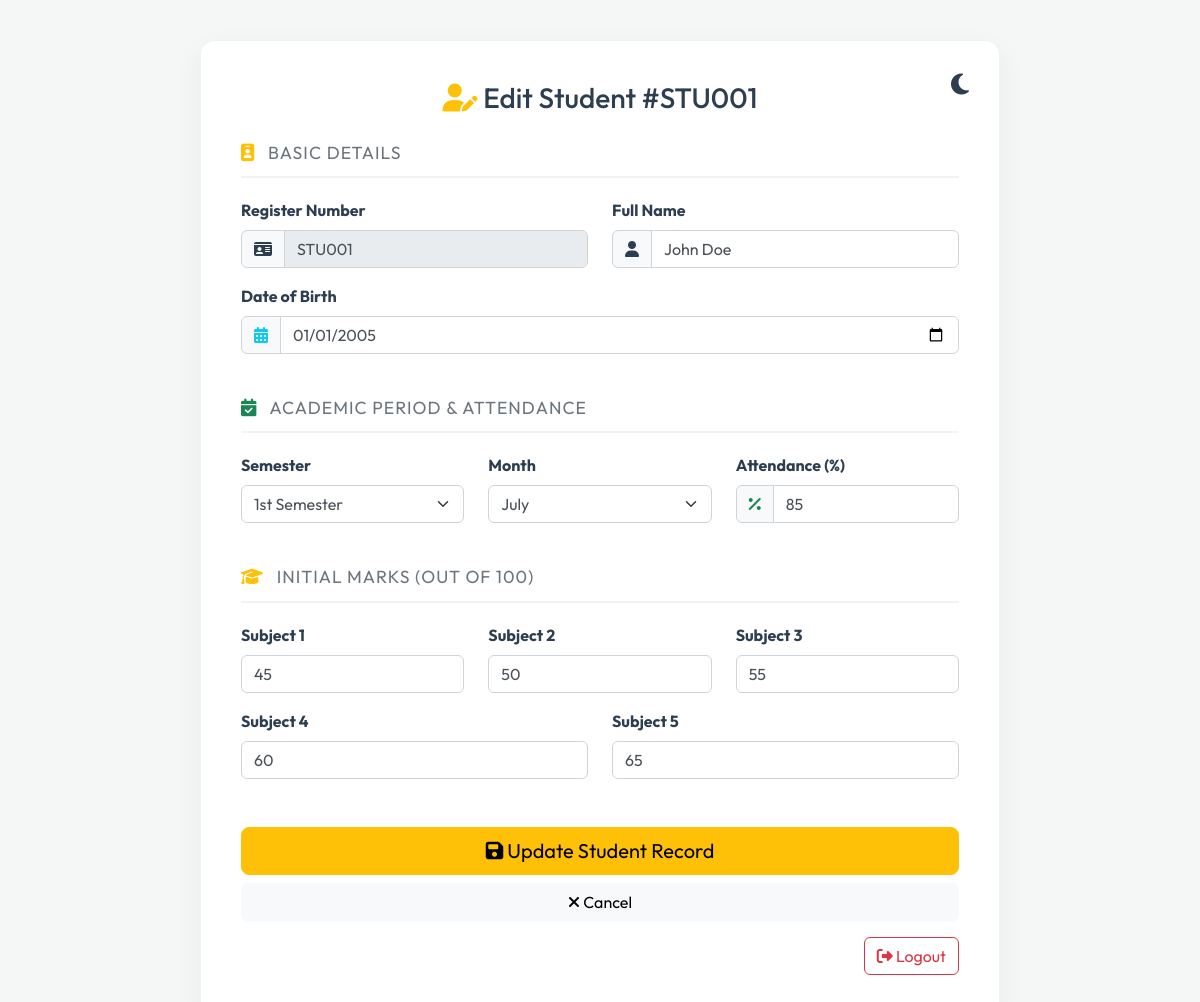
The page /edit/STU001 (signed in) on the database its author committed.
### tables this page shows
CREATE TABLE students
                 (id TEXT PRIMARY KEY,
                  name TEXT,
                  semester TEXT,
                  month TEXT,
                  attendance_percent INTEGER,
                  sub1 INTEGER,
                  sub2 INTEGER,
                  sub3 INTEGER,
                  sub4 INTEGER,
                  sub5 INTEGER,
                  total INTEGER,
                  result TEXT,
                  dob TEXT);

### app.py (the view, shortened to what this page needs)
@app.route('/edit/<id>', methods=['GET','POST'])
def edit(id):
    if 'admin' not in session:
        return redirect('/login')
    conn = sqlite3.connect(DATABASE_PATH)
    student = conn.execute("SELECT * FROM students WHERE id=?", (id,)).fetchone()
    conn.close()
    return render_template("edit.html", student=student)

### templates/edit.html (shortened to what this page needs)
<!DOCTYPE html>
<html lang="en" data-theme="light">
<head>
    <link href="https://cdn.jsdelivr.net/npm/bootstrap@5.3.0/dist/css/bootstrap.min.css" rel="stylesheet">
    <link href="https://cdnjs.cloudflare.com/ajax/libs/font-awesome/6.4.0/css/all.min.css" rel="stylesheet">
    <link href="/static/css/theme.css" rel="stylesheet">
</head>
<body>
    <div class="container d-flex justify-content-center">
        <div class="form-card glass-container">
            <button id="theme-toggle" class="theme-toggle-btn position-absolute top-0 end-0 m-4">
                <i id="theme-icon" class="fas fa-moon"></i>
            </button>
            <h3 class="text-center mb-4"><i class="fas fa-user-edit text-warning"></i> Edit Student #{{student[0]}}</h3>
            <form method="POST">
                <div class="section-title"><i class="fas fa-id-badge text-warning me-2"></i> Basic Details</div>
                <div class="row">
                    <div class="col-md-6 mb-3">
                        <label class="form-label fw-bold">Register Number</label>
                        <div class="input-group">
                            <span class="input-group-text"><i class="fas fa-id-card bg-light"></i></span>
                            <input type="text" class="form-control" value="{{student[0]}}" disabled>
                        </div>
                    </div>
                    <div class="col-md-6 mb-3">
                        <label class="form-label fw-bold">Full Name</label>
                        <div class="input-group">
                            <span class="input-group-text"><i class="fas fa-user"></i></span>
                            <input type="text" name="name" class="form-control" value="{{student[1]}}" required>
                        </div>
                    </div>
                </div>
                <div class="row">
                    <div class="col-md-12 mb-3">
                        <label class="form-label fw-bold">Date of Birth</label>
                        <div class="input-group">
                            <span class="input-group-text"><i class="fas fa-calendar-alt text-info"></i></span>
                            <input type="date" name="dob" class="form-control" value="{{student[12]}}" required>
                        </div>
                    </div>
                </div>
                <div class="section-title"><i class="fas fa-calendar-check text-success me-2"></i> Academic Period & Attendance</div>
                <div class="row">
                    <div class="col-md-4 mb-3">
                        <label class="form-label fw-bold">Semester</label>
                        <select name="semester" class="form-select" required>
                            <option value="1st Semester" {% if student[2] == '1st Semester' %}selected{% endif %}>1st Semester</option>
                        </select>
                    </div>
                    <div class="col-md-4 mb-3">
                        <label class="form-label fw-bold">Month</label>
                        <select name="month" class="form-select" required>
                            <option value="July" {% if student[3] == 'July' %}selected{% endif %}>July</option>
                        </select>
                    </div>
                    <div class="col-md-4 mb-3">
                        <label class="form-label fw-bold">Attendance (%)</label>
                        <div class="input-group">
                            <span class="input-group-text"><i class="fas fa-percent text-success"></i></span>
                            <input type="number" name="attendance_percent" class="form-control" value="{{student[4]}}" min="0" max="100" required>
                        </div>
                    </div>
                </div>
                <div class="section-title"><i class="fas fa-graduation-cap text-warning me-2"></i> Initial Marks (Out of 100)</div>
                <div class="row">
                    <div class="col-md-4 mb-3">
                        <label class="form-label fw-bold">Subject 1</label>
                        <input type="number" name="sub1" class="form-control" value="{{student[5]}}" min="0" max="100" required>
                    </div>
                    <div class="col-md-4 mb-3">
                        <label class="form-label fw-bold">Subject 2</label>
                        <input type="number" name="sub2" class="form-control" value="{{student[6]}}" min="0" max="100" required>
                    </div>
                    <div class="col-md-4 mb-3">
                        <label class="form-label fw-bold">Subject 3</label>
                        <input type="number" name="sub3" class="form-control" value="{{student[7]}}" min="0" max="100" required>
                    </div>
                </div>
                <div class="row">
                    <div class="col-md-6 mb-4">
                        <label class="form-label fw-bold">Subject 4</label>
                        <input type="number" name="sub4" class="form-control" value="{{student[8]}}" min="0" max="100" required>
                    </div>
                    <div class="col-md-6 mb-4">
                        <label class="form-label fw-bold">Subject 5</label>
                        <input type="number" name="sub5" class="form-control" value="{{student[9]}}" min="0" max="100" required>
                    </div>
                </div>
                <div class="d-grid gap-2 mt-4">
                    <button type="submit" class="btn btn-warning btn-lg"><i class="fas fa-save"></i> Update Student Record</button>
                    <a href="/edit_students" class="btn btn-light"><i class="fas fa-times"></i> Cancel</a>
                </div>
                <div class="d-flex justify-content-end mt-3">
                    <a href="/logout" class="btn btn-outline-danger"><i class="fas fa-sign-out-alt"></i> Logout</a>
                </div>
            </form>
        </div>
    </div>
</body>
</html>

### static/css/theme.css (style rules this page uses)
:root { --bg-color: #f4f7f6; --text-color: #2c3e50; --text-muted: #6c757d; --card-bg: rgba(255, 255, 255, 0.95); --card-border: rgba(0, 0, 0, 0.05); --card-shadow: 0 10px 30px rgba(0, 0, 0, 0.05); --input-bg: #ffffff; --input-border: #ced4da; --input-text: #495057; --table-header-bg: #f8f9fa; --table-row-hover: #f1f3f5; --font-primary: 'Outfit', sans-serif; --transition-speed: 0.3s; }
body { background-color: var(--bg-color); color: var(--text-color); font-family: var(--font-primary); transition: background-color var(--transition-speed) ease, color var(--transition-speed) ease; margin: 0; min-height: 100vh; }
.glass-container { background: var(--card-bg); border: 1px solid var(--card-border); box-shadow: var(--card-shadow); backdrop-filter: blur(10px); border-radius: 15px; transition: all var(--transition-speed) ease; }
h1, h2, h3, h4, h5, h6 { color: var(--text-color); font-family: var(--font-primary); }
.form-control, .form-select { background-color: var(--input-bg); border-color: var(--input-border); color: var(--input-text); }
.input-group-text { background-color: var(--table-header-bg); border-color: var(--input-border); color: var(--text-color); }
.theme-toggle-btn { background: transparent; border: none; color: var(--text-color); font-size: 1.5rem; cursor: pointer; transition: transform 0.3s ease; }

### templates/edit.html (style rules this page uses)
body { display: flex; align-items: center; justify-content: center; padding: 40px 0; }
.form-card { padding: 40px; width: 100%; max-width: 800px; position: relative; }
.section-title { font-size: 1.1rem; color: var(--text-muted); border-bottom: 2px solid var(--card-border); padding-bottom: 10px; margin-top: 25px; margin-bottom: 20px; text-transform: uppercase; letter-spacing: 1px; }

### rows shown on the page
students: id "STU001", name "John Doe", dob "01/01/2005", month "July", attendance_percent "85", sub1 "45", sub2 "50", sub3 "55", sub4 "60", sub5 "65"
